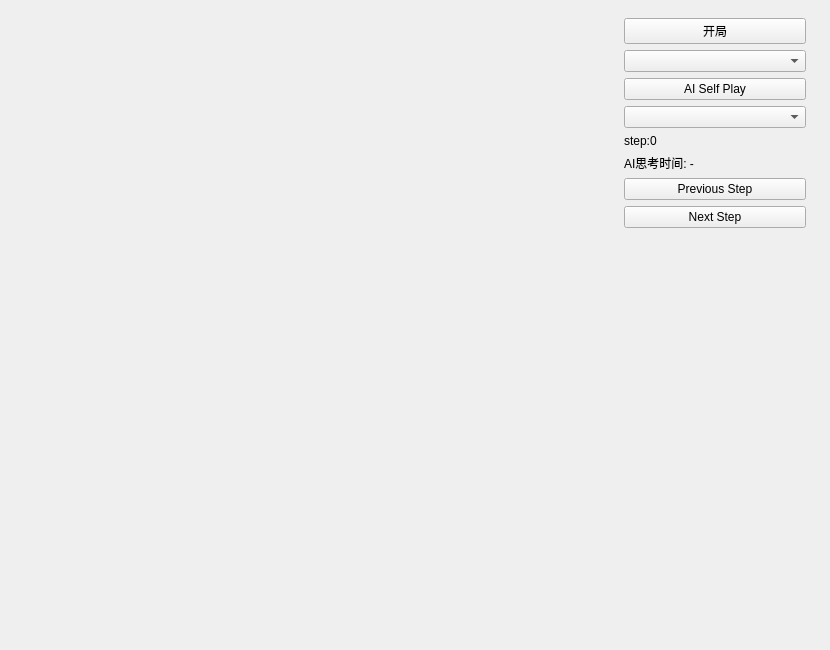
<?xml version="1.0" encoding="UTF-8"?>
<ui version="4.0">
 <class>MainWindow</class>
 <widget class="QMainWindow" name="MainWindow">
  <property name="geometry">
   <rect>
    <x>0</x>
    <y>0</y>
    <width>830</width>
    <height>650</height>
   </rect>
  </property>
  <property name="minimumSize">
   <size>
    <width>0</width>
    <height>0</height>
   </size>
  </property>
  <property name="windowTitle">
   <string>MainWindow</string>
  </property>
  <widget class="QWidget" name="centralwidget">
   <layout class="QHBoxLayout" name="horizontalLayout">
    <item>
     <widget class="ChessBoard" name="gameWidget" native="true">
      <property name="minimumSize">
       <size>
        <width>600</width>
        <height>600</height>
       </size>
      </property>
     </widget>
    </item>
    <item>
     <widget class="QWidget" name="controlWidget" native="true">
      <property name="minimumSize">
       <size>
        <width>200</width>
        <height>0</height>
       </size>
      </property>
      <property name="maximumSize">
       <size>
        <width>16777215</width>
        <height>16777215</height>
       </size>
      </property>
      <layout class="QVBoxLayout" name="verticalLayout">
       <item>
        <widget class="QPushButton" name="resetBtn">
         <property name="text">
          <string>开局</string>
         </property>
        </widget>
       </item>
       <item>
        <widget class="QComboBox" name="agentComboBox"/>
       </item>
       <item>
        <widget class="QPushButton" name="selfPlayBtn">
         <property name="text">
          <string>AI Self Play</string>
         </property>
        </widget>
       </item>
       <item>
        <widget class="QComboBox" name="recordcomboBox"/>
       </item>
        <item>
         <widget class="QLabel" name="stepLabel">
          <property name="text">
           <string>step:0</string>
          </property>
         </widget>
        </item>
        <item>
         <widget class="QLabel" name="timeLabel">
          <property name="text">
           <string>AI思考时间: -</string>
          </property>
         </widget>
        </item>
       <item>
        <widget class="QPushButton" name="prevBtn">
         <property name="text">
          <string>Previous Step</string>
         </property>
        </widget>
       </item>
       <item>
        <widget class="QPushButton" name="nextBtn">
         <property name="text">
          <string>Next Step</string>
         </property>
        </widget>
       </item>
       <item>
        <spacer name="verticalSpacer">
         <property name="orientation">
          <enum>Qt::Orientation::Vertical</enum>
         </property>
         <property name="sizeHint" stdset="0">
          <size>
           <width>20</width>
           <height>495</height>
          </size>
         </property>
        </spacer>
       </item>
      </layout>
     </widget>
    </item>
    <item>
     <spacer name="horizontalSpacer">
      <property name="orientation">
       <enum>Qt::Orientation::Horizontal</enum>
      </property>
      <property name="sizeHint" stdset="0">
       <size>
        <width>40</width>
        <height>20</height>
       </size>
      </property>
     </spacer>
    </item>
   </layout>
  </widget>
 </widget>
 <customwidgets>
  <customwidget>
   <class>ChessBoard</class>
   <extends>QWidget</extends>
   <header location="global">src/chessboard.h</header>
   <container>1</container>
  </customwidget>
 </customwidgets>
 <resources/>
 <connections/>
</ui>
